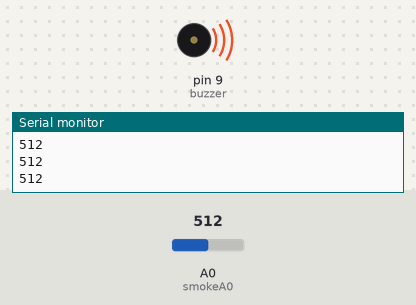
Recording of a sketch running on a simulated Arduino Uno, built with avr-gcc and run on an emulated ATmega328P. Parts: buzzer (waves = sounding), the last lines printed to the serial monitor. The inputs (shaded band) are chosen by the test bench; at power-on: A0 (smokeA0) = 512.

Above: at 1.3 s.
1.4 s: A0 (smokeA0) set to 218
4.4 s: A0 (smokeA0) set to 190
At 5.8 s:
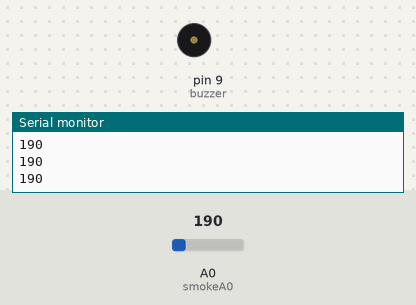
Timing chart, 0 to 7.4 s (numbered marks = the images above; inputs shaded):
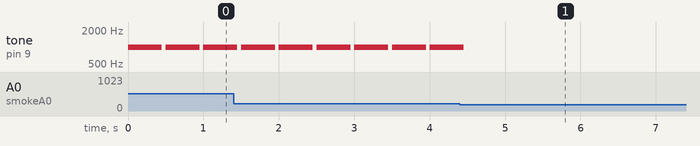

Measured:
- the behaviour switches between 201 and 200 on A0 (smokeA0) (found by bisection; images 0 and 1)
- after the input at 4.4 s, tone on pin 9 (buzzer): goes on until 4.5 s, then stays silent
- by itself, tone on pin 9 (buzzer): alternates 1000 Hz for 0.45 s and silent for 0.05 s

The sketch:

gaz.ino
```cpp
int buzzer = 9;
int smokeA0 = A0;

int sensorThres = 150;

void setup() {

  pinMode(buzzer, OUTPUT);
  pinMode(smokeA0, INPUT);
  Serial.begin(9600);

}

void loop() {
  int analogSensor = analogRead(smokeA0);

  Serial.println(analogSensor);


  if (analogSensor-50 > sensorThres)
  {


    tone(buzzer, 1000, 450);
  }
  else
  {

    noTone(buzzer);
  }
  delay(500);

}
```
